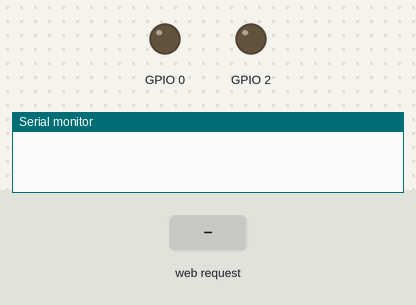
A sketch run on a simulated ESP8266 (NodeMCU). Parts: output pins drawn as LEDs (lit = HIGH), the last lines printed to the serial monitor. The test bench sets the inputs (shaded band).

Above: at 1.2 s.
1.3 s: HTTP request GET /send_command?command=gen_down received
At 1.7 s:
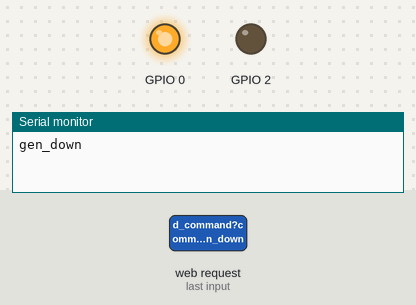
4.8 s: HTTP request GET /send_command?command=1 received
At 6.7 s:
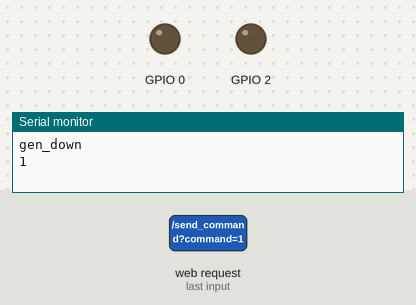
Timing chart, 0 to 8.2 s (numbered marks = the images above; inputs shaded):
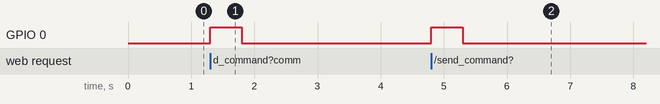

The sketch:

softAP_Server.ino
```cpp
#include <ESP8266WiFi.h>
#include <WiFiClient.h>
#include <ESP8266WebServer.h>
#include <DNSServer.h>

#include "index.h"

#ifndef APSSID
#define APSSID "314Synth"
#define APPSK  "itspi"
#endif

/* Set these to your desired credentials. */
const char *ssid = APSSID;
const char *password = APPSK;
const byte DNS_PORT = 53;
DNSServer dnsServer;
ESP8266WebServer server(80);
IPAddress apIP(192, 168, 1, 1);

void handleRoot() {

  String s = MAIN_page; //Read HTML contents
  server.send(200, "text/html", s); //Send web page
  Serial.println("Message sent to client");
}

void handleCommand(){
  String command = server.arg("command");
  Serial.println(command);
  server.send(200, "text/plane", command); //Send web page
  if(command = "gen_up"){
    digitalWrite(0, HIGH);
    delay(500);
    digitalWrite(0, LOW);
  }else if(command == "gen_down"){
    digitalWrite(2, HIGH);
    delay(500);
    digitalWrite(2, LOW);
  }
}

void test_handler(){
  server.send(200, "text/plane", "This is a test");
}

void setup() {
  //delay(1000);
  pinMode(0, OUTPUT);
  pinMode(2, OUTPUT);
  Serial.begin(115200);
  WiFi.mode(WIFI_AP);
  WiFi.softAPConfig(apIP, apIP, IPAddress(255, 255, 255, 0));
  WiFi.softAP(ssid, password);
  dnsServer.setTTL(300);
  dnsServer.setErrorReplyCode(DNSReplyCode::ServerFailure);
  dnsServer.start(DNS_PORT, "www.example.com", apIP);
  IPAddress myIP = WiFi.softAPIP();
  server.on("/", handleRoot);
  server.on("/send_command", handleCommand);
  server.begin();
}

void loop() {
  dnsServer.processNextRequest();
  server.handleClient();
}
```

index.h
```cpp
const char MAIN_page[] PROGMEM = R"=====(
	<!DOCTYPE html>
	<html>
	<head>
		<title>Sunvox Controller</title>
		<style>
			#main_header{
				-webkit-text-fill-color: #6ca3fc;
				-webkit-text-stroke: 1px black;
				font-family: Arial;
			}

			button.but_class_1{
				background-color: #4CAF50; /* Green */
				border: none;
				color: white;
				padding: 15px 32px;
				text-align: center;
				text-decoration: none;
				display: inline-block;
				font-size: 24px;
				border-radius: 12px;
				border: 2px solid blue; /* Green */
				box-shadow: 0 9px #999;
				width: 100%;
				padding: 50px;
			}

			button.but_class_2{
				background-color: #e8a0d2; /* Green */
				border: none;
				color: white;
				padding: 15px 32px;
				text-align: center;
				text-decoration: none;
				display: inline-block;
				font-size: 24px;
				border-radius: 12px;
				border: 2px solid blue; /* Green */
				box-shadow: 0 9px #999;
				width: 100%;
				padding: 50px;
			}

			button:active{
				box-shadow: 0 5px #666;
				transform: translateY(4px);
			}

			#last_command{
				-webkit-text-fill-color: #3371d6;
				font-family: Arial;
			}
		</style>
	</head>
	<body>

	<div>
	<h1 id="main_header">Sunvox Controller</h1>
	<table>
		<tr>
			<th>
				<button class="but_class_1" type="button" onclick="sendData('gen_up')">Generator Up</button>
			</th>
			<th>
				<button class="but_class_2" type="button" onclick="sendData('gen_down')">Generator Down</button><BR>
			</th>
		</tr>
		<tr>
			<th>
				<button class="but_class_1" type="button" onclick="sendData('vol_up')">Volume Up</button>
			</th>
			<th>
				<button class="but_class_2" type="button" onclick="sendData('vol_down')">Volume Down</button>
			</th>
		</tr>
	</table>
	<br>
	<div>
			<span id="last_command">NA</span>
	</div>
	<script>
	function sendData(command) {
		var xhttp = new XMLHttpRequest();
		xhttp.onreadystatechange = function() {
			if (this.readyState == 4 && this.status == 200) {
				document.getElementById("last_command").innerHTML =
				this.responseText;
			}
		};
		xhttp.open("GET", "send_command?command="+command, true);
		xhttp.send();
	}

	</script>
	</body>
	</html>

)=====";
```

Measured:
- after the input at 1.3 s, GPIO 0: LOW → HIGH at once, → LOW 0.50 s later
- after the input at 4.8 s, GPIO 0: LOW → HIGH at once, → LOW 0.50 s later
